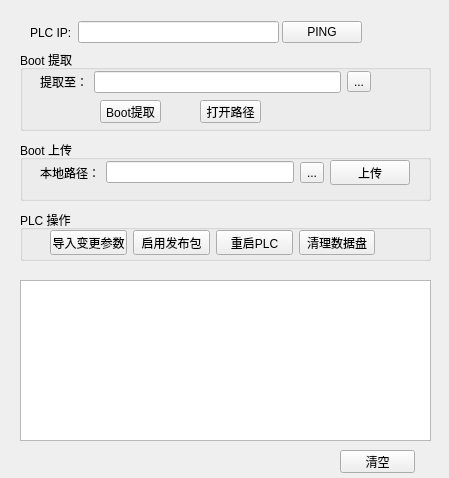
<?xml version="1.0" encoding="UTF-8"?>
<ui version="4.0">
 <class>BootAssistant</class>
 <widget class="QMainWindow" name="BootAssistant">
  <property name="geometry">
   <rect>
    <x>0</x>
    <y>0</y>
    <width>449</width>
    <height>478</height>
   </rect>
  </property>
  <property name="windowTitle">
   <string>BootAssistant</string>
  </property>
  <property name="windowIcon">
   <iconset resource="ba.qrc">
    <normaloff>:/ba/ba.ico</normaloff>:/ba/ba.ico</iconset>
  </property>
  <widget class="QWidget" name="centralwidget">
   <widget class="QGroupBox" name="groupBox">
    <property name="geometry">
     <rect>
      <x>20</x>
      <y>50</y>
      <width>411</width>
      <height>81</height>
     </rect>
    </property>
    <property name="title">
     <string>Boot 提取</string>
    </property>
    <widget class="QPushButton" name="pushButton_GetBoot">
     <property name="geometry">
      <rect>
       <x>80</x>
       <y>50</y>
       <width>61</width>
       <height>23</height>
      </rect>
     </property>
     <property name="text">
      <string>Boot提取</string>
     </property>
    </widget>
    <widget class="QPushButton" name="pushButton_openBootDir">
     <property name="geometry">
      <rect>
       <x>180</x>
       <y>50</y>
       <width>61</width>
       <height>23</height>
      </rect>
     </property>
     <property name="text">
      <string>打开路径</string>
     </property>
    </widget>
    <widget class="QWidget" name="layoutWidget">
     <property name="geometry">
      <rect>
       <x>20</x>
       <y>20</y>
       <width>331</width>
       <height>24</height>
      </rect>
     </property>
     <layout class="QHBoxLayout" name="horizontalLayout_3">
      <item>
       <widget class="QLabel" name="label">
        <property name="text">
         <string>提取至：</string>
        </property>
       </widget>
      </item>
      <item>
       <layout class="QHBoxLayout" name="horizontalLayout_2">
        <item>
         <widget class="QLineEdit" name="lineEdit_getDir">
          <property name="minimumSize">
           <size>
            <width>196</width>
            <height>20</height>
           </size>
          </property>
         </widget>
        </item>
        <item>
         <widget class="QToolButton" name="toolButton_getDir">
          <property name="text">
           <string>...</string>
          </property>
         </widget>
        </item>
       </layout>
      </item>
     </layout>
    </widget>
   </widget>
   <widget class="QGroupBox" name="groupBox_2">
    <property name="geometry">
     <rect>
      <x>20</x>
      <y>140</y>
      <width>411</width>
      <height>61</height>
     </rect>
    </property>
    <property name="title">
     <string>Boot 上传</string>
    </property>
    <widget class="QWidget" name="layoutWidget">
     <property name="geometry">
      <rect>
       <x>20</x>
       <y>20</y>
       <width>370</width>
       <height>25</height>
      </rect>
     </property>
     <layout class="QHBoxLayout" name="horizontalLayout_5">
      <item>
       <widget class="QLabel" name="label_2">
        <property name="text">
         <string>本地路径：</string>
        </property>
       </widget>
      </item>
      <item>
       <layout class="QHBoxLayout" name="horizontalLayout_4">
        <item>
         <widget class="QLineEdit" name="lineEdit_localBootDir">
          <property name="minimumSize">
           <size>
            <width>176</width>
            <height>20</height>
           </size>
          </property>
         </widget>
        </item>
        <item>
         <widget class="QToolButton" name="toolButton_localBootDir">
          <property name="text">
           <string>...</string>
          </property>
         </widget>
        </item>
       </layout>
      </item>
      <item>
       <widget class="QPushButton" name="pushButton_upload">
        <property name="text">
         <string>上传</string>
        </property>
       </widget>
      </item>
     </layout>
    </widget>
   </widget>
   <widget class="QTextEdit" name="textEdit">
    <property name="geometry">
     <rect>
      <x>20</x>
      <y>280</y>
      <width>411</width>
      <height>161</height>
     </rect>
    </property>
    <property name="autoFillBackground">
     <bool>true</bool>
    </property>
    <property name="textInteractionFlags">
     <set>Qt::TextSelectableByKeyboard|Qt::TextSelectableByMouse</set>
    </property>
   </widget>
   <widget class="QGroupBox" name="groupBox_3">
    <property name="geometry">
     <rect>
      <x>20</x>
      <y>210</y>
      <width>411</width>
      <height>51</height>
     </rect>
    </property>
    <property name="title">
     <string>PLC 操作</string>
    </property>
    <widget class="QWidget" name="layoutWidget">
     <property name="geometry">
      <rect>
       <x>30</x>
       <y>20</y>
       <width>325</width>
       <height>25</height>
      </rect>
     </property>
     <layout class="QGridLayout" name="gridLayout">
      <item row="0" column="1">
       <widget class="QPushButton" name="pushButton_updateBoot">
        <property name="text">
         <string>启用发布包</string>
        </property>
       </widget>
      </item>
      <item row="0" column="2">
       <widget class="QPushButton" name="pushButton_resetPLC">
        <property name="text">
         <string>重启PLC</string>
        </property>
       </widget>
      </item>
      <item row="0" column="3">
       <widget class="QPushButton" name="pushButton_cleanData">
        <property name="text">
         <string>清理数据盘</string>
        </property>
       </widget>
      </item>
      <item row="0" column="0">
       <widget class="QPushButton" name="pushButton_MotifyXML">
        <property name="text">
         <string>导入变更参数</string>
        </property>
       </widget>
      </item>
     </layout>
    </widget>
   </widget>
   <widget class="QPushButton" name="pushButton_clean">
    <property name="geometry">
     <rect>
      <x>340</x>
      <y>450</y>
      <width>75</width>
      <height>23</height>
     </rect>
    </property>
    <property name="text">
     <string>清空</string>
    </property>
   </widget>
   <widget class="QWidget" name="layoutWidget">
    <property name="geometry">
     <rect>
      <x>30</x>
      <y>20</y>
      <width>332</width>
      <height>25</height>
     </rect>
    </property>
    <layout class="QHBoxLayout" name="horizontalLayout">
     <item>
      <widget class="QLabel" name="label_3">
       <property name="text">
        <string>PLC IP:</string>
       </property>
      </widget>
     </item>
     <item>
      <widget class="QLineEdit" name="lineEdit_ip">
       <property name="minimumSize">
        <size>
         <width>201</width>
         <height>20</height>
        </size>
       </property>
      </widget>
     </item>
     <item>
      <widget class="QPushButton" name="pushButton_ping">
       <property name="text">
        <string>PING</string>
       </property>
      </widget>
     </item>
    </layout>
   </widget>
  </widget>
 </widget>
 <resources>
  <include location="ba.qrc"/>
 </resources>
 <connections/>
</ui>
